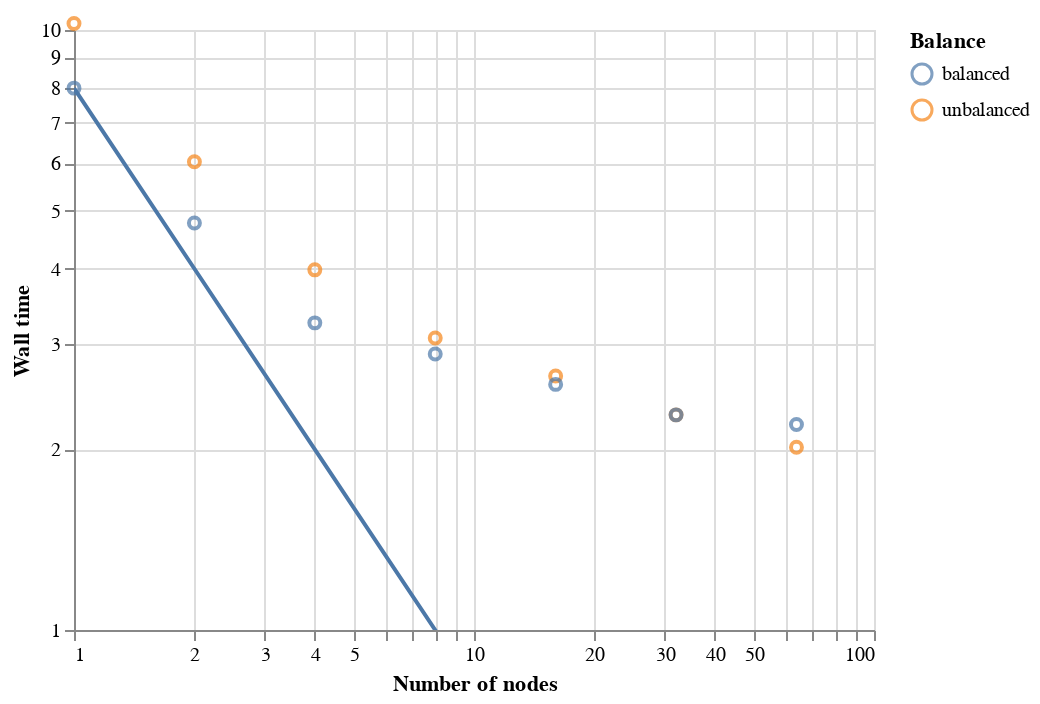

This figure's notebook cell:
### Code cell
alt.layer(points, ideal)

### Figure 1 — Vega-Lite specification as saved in the notebook (floating-point values rounded to 4 significant figures)
{"config": {"view": {"continuousWidth": 400, "continuousHeight": 300}}, "layer": [{"mark": "point", "encoding": {"color": {"type": "nominal", "field": "Balance"}, "x": {"type": "quantitative", "field": "Number of nodes", "scale": {"type": "log"}}, "y": {"type": "quantitative", "field": "Wall time", "scale": {"type": "log"}}}}, {"mark": {"type": "line", "clip": true}, "encoding": {"x": {"type": "quantitative", "field": "Number of nodes", "scale": {"type": "log"}}, "y": {"type": "quantitative", "field": "Wall time", "scale": {"domain": [1, 10], "type": "log"}}}, "transform": [{"calculate": "(8.0 / datum['Number of nodes'])", "as": "Wall time"}]}], "data": {"name": "data-7e8d1820cfaa69f7cdee76e0d9b4d0b9"}, "$schema": "https://vega.github.io/schema/vega-lite/v4.8.1.json", "datasets": {"data-7e8d1820cfaa69f7cdee76e0d9b4d0b9": [{"Number of nodes": 1, "Balance": "unbalanced", "Wall time": 10.25}, {"Number of nodes": 2, "Balance": "unbalanced", "Wall time": 6.033}, {"Number of nodes": 4, "Balance": "unbalanced", "Wall time": 3.983}, {"Number of nodes": 8, "Balance": "unbalanced", "Wall time": 3.067}, {"Number of nodes": 16, "Balance": "unbalanced", "Wall time": 2.65}, {"Number of nodes": 32, "Balance": "unbalanced", "Wall time": 2.283}, {"Number of nodes": 64, "Balance": "unbalanced", "Wall time": 2.017}, {"Number of nodes": 1, "Balance": "balanced", "Wall time": 8.0}, {"Number of nodes": 2, "Balance": "balanced", "Wall time": 4.767}, {"Number of nodes": 4, "Balance": "balanced", "Wall time": 3.25}, {"Number of nodes": 8, "Balance": "balanced", "Wall time": 2.883}, {"Number of nodes": 16, "Balance": "balanced", "Wall time": 2.567}, {"Number of nodes": 32, "Balance": "balanced", "Wall time": 2.283}, {"Number of nodes": 64, "Balance": "balanced", "Wall time": 2.2}]}}
